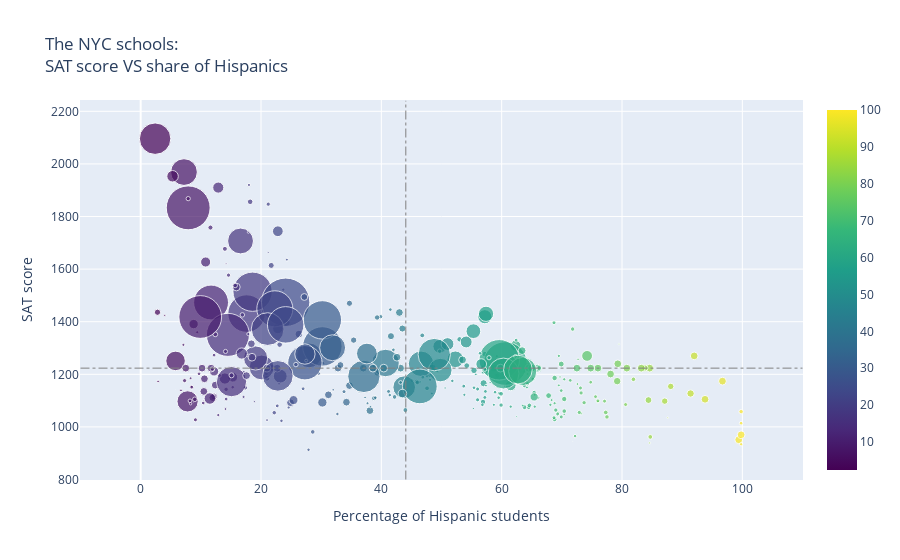

This figure's notebook cell:
### Code cell
# build scatter plot to map SAT score and share of Hispanics in each school 

fig = go.Figure(data=go.Scatter(x=combined['hispanic_per'], y=combined['sat_score'], 
                   marker=dict(
                       size=combined['Total Cohort']/25,
                       color=combined['hispanic_per'], 
                       colorscale='Viridis',
                       showscale=True), 
                   mode='markers', text=combined['SCHOOL NAME']))

fig.add_shape(
        # add horizontal line
        dict(
            type="line",
            x0=-10,
            y0=combined['sat_score'].mean(),
            x1=110,
            y1=combined['sat_score'].mean(),
            line=dict(
                color="grey",
                width=1,
                dash="dashdot"
            )
))

fig.add_shape(
        # add vertical line
        dict(
            type="line",
            x0=combined['hispanic_per'].mean(),
            y0=800,
            x1=combined['hispanic_per'].mean(),
            y1=2240,
            line=dict(
                color="grey",
                width=1,
                dash="dashdot"
            )
))

fig.update_layout(
    title="The NYC schools: <br>SAT score VS share of Hispanics",
    xaxis_title="Percentage of Hispanic students",
    yaxis_title="SAT score"
)
fig.show()

### Figure 1 — Plotly figure (JSON) as saved in the notebook; plotly's stock layout.template omitted (floating-point values rounded to 4 significant figures; data arrays with more than 128 entries replaced by an {"elided": "..."} marker saying what was removed)
{"data": [{"marker": {"color": {"elided": "363 float values"}, "colorscale": [[0, "#440154"], [0.1111, "#482878"], [0.2222, "#3e4989"], [0.3333, "#31688e"], [0.4444, "#26828e"], [0.5556, "#1f9e89"], [0.6667, "#35b779"], [0.7778, "#6ece58"], [0.8889, "#b5de2b"], [1, "#fde725"]], "showscale": true, "size": {"elided": "363 float values"}}, "mode": "markers", "text": {"elided": "363 str values"}, "type": "scatter", "x": {"elided": "363 float values"}, "y": {"elided": "363 float values"}}], "layout": {"shapes": [{"line": {"color": "grey", "dash": "dashdot", "width": 1}, "type": "line", "x0": -10, "x1": 110, "y0": 1223.0, "y1": 1223.0}, {"line": {"color": "grey", "dash": "dashdot", "width": 1}, "type": "line", "x0": 44.07, "x1": 44.07, "y0": 800, "y1": 2240}], "title": {"text": "The NYC schools: <br>SAT score VS share of Hispanics"}, "xaxis": {"title": {"text": "Percentage of Hispanic students"}}, "yaxis": {"title": {"text": "SAT score"}}}}
